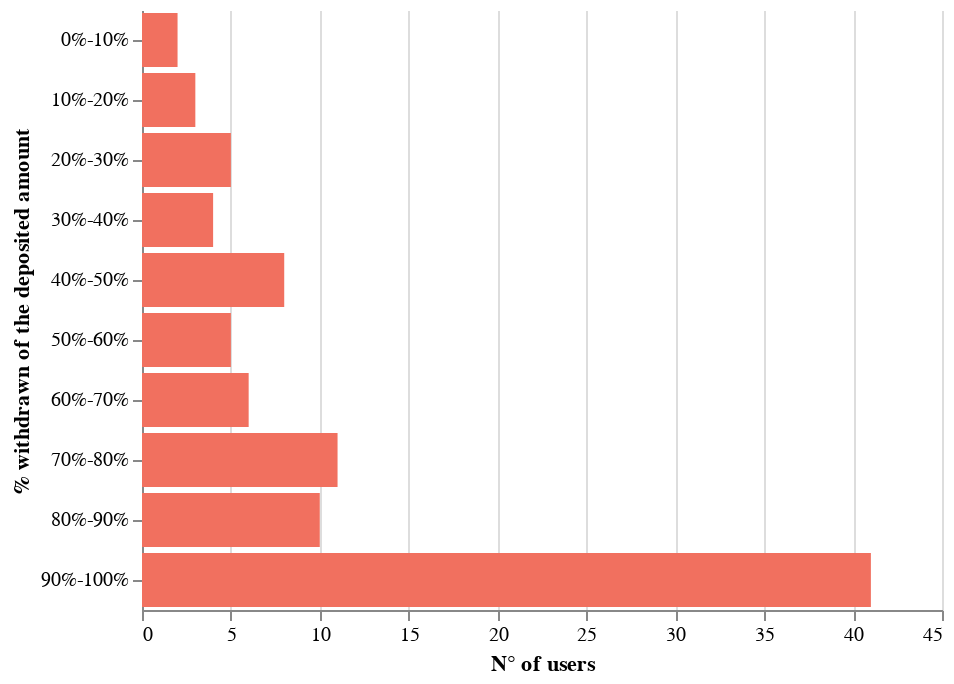

The notebook cell this image was saved under:
### Code cell
alt.Chart(with_perc_buckets.sort_values(by='PERC_WITHDRAWN').rename(columns=cols_dict)).mark_bar().encode(
    y=alt.X(cols_dict['PERC_WITHDRAWN']+":N", sort=alt.EncodingSortField(order='ascending')),
    x=cols_dict['TOT_USERS']+":Q",
    tooltip=[cols_dict['PERC_WITHDRAWN']+":N",cols_dict['TOT_USERS']+":Q"]
).configure_mark(
    color='#F1705F'
).properties(height=300).configure_axisX(
    labelAngle=0
).configure_view(strokeOpacity=0)

### Figure 1 — Vega-Lite specification as saved in the notebook (floating-point values rounded to 4 significant figures)
{"config": {"view": {"continuousWidth": 400, "continuousHeight": 300, "strokeOpacity": 0}, "axisX": {"labelAngle": 0}, "mark": {"color": "#F1705F"}}, "data": {"name": "data-1010a9293b6d29cbf2e69379d4a5fce5"}, "mark": "bar", "encoding": {"tooltip": [{"field": "% withdrawn of the deposited amount", "type": "nominal"}, {"field": "N° of users", "type": "quantitative"}], "x": {"field": "N° of users", "type": "quantitative"}, "y": {"field": "% withdrawn of the deposited amount", "sort": {"order": "ascending"}, "type": "nominal"}}, "height": 300, "$schema": "https://vega.github.io/schema/vega-lite/v4.17.0.json", "datasets": {"data-1010a9293b6d29cbf2e69379d4a5fce5": [{"% withdrawn of the deposited amount": "0%-10%", "N° of users": 2}, {"% withdrawn of the deposited amount": "10%-20%", "N° of users": 3}, {"% withdrawn of the deposited amount": "20%-30%", "N° of users": 5}, {"% withdrawn of the deposited amount": "30%-40%", "N° of users": 4}, {"% withdrawn of the deposited amount": "40%-50%", "N° of users": 8}, {"% withdrawn of the deposited amount": "50%-60%", "N° of users": 5}, {"% withdrawn of the deposited amount": "60%-70%", "N° of users": 6}, {"% withdrawn of the deposited amount": "70%-80%", "N° of users": 11}, {"% withdrawn of the deposited amount": "80%-90%", "N° of users": 10}, {"% withdrawn of the deposited amount": "90%-100%", "N° of users": 41}]}}
